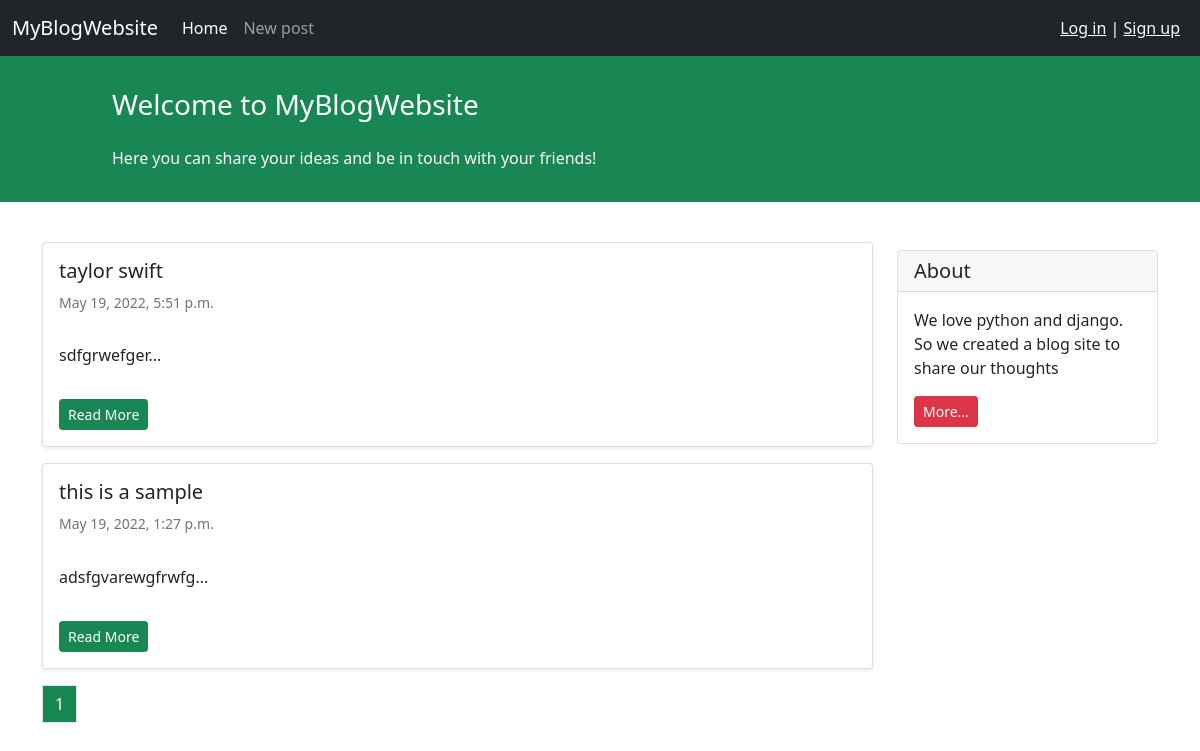
The app's page /, older data.
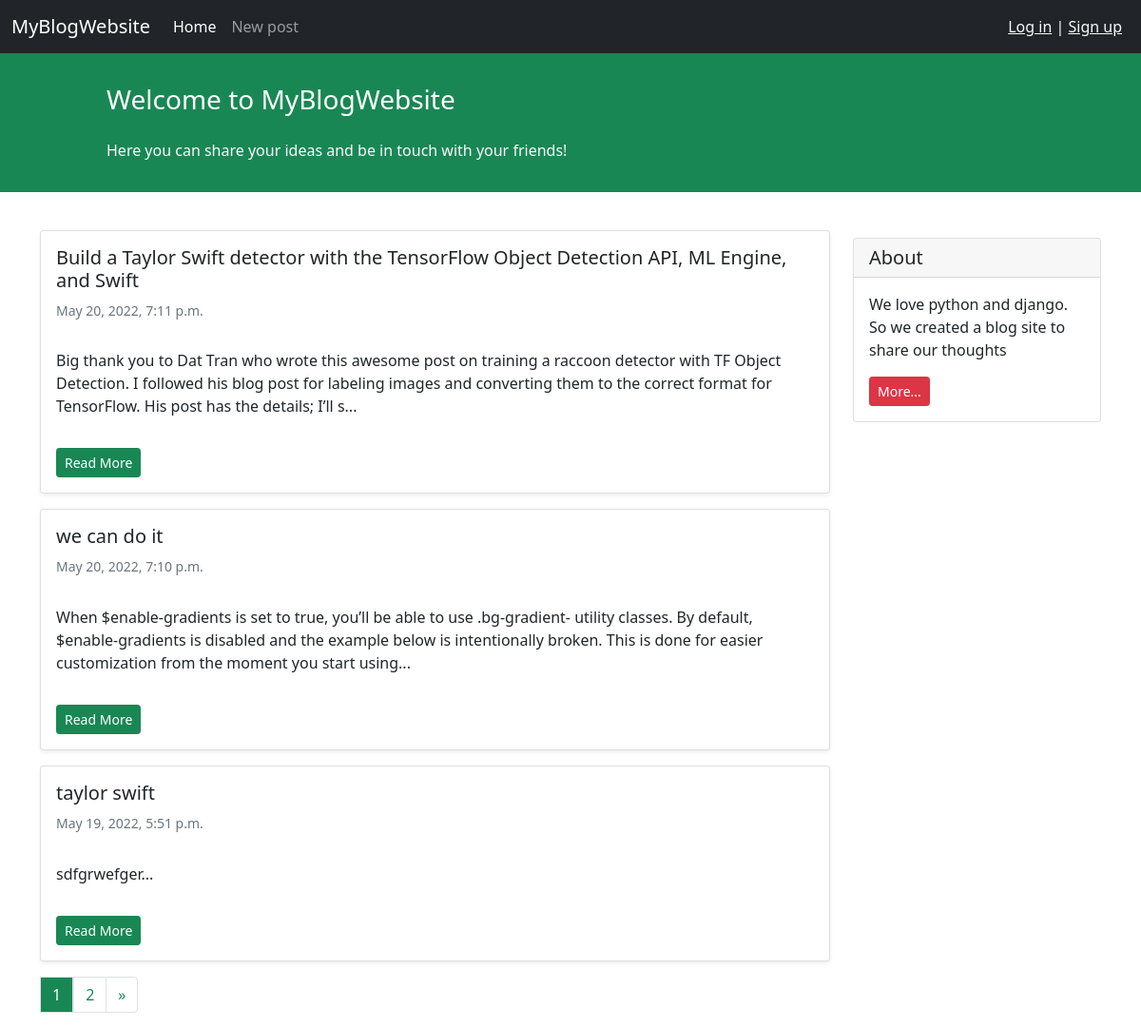
The same page, newer data.
### blog/models.py (models this page shows, shortened)
class Post(models.Model):
    STATUS_CHOICES = (
        ('published', 'Published'),
        ('draft', 'Draft'),
    )
    title = models.CharField(max_length=200)
    text = models.TextField()
    author = models.ForeignKey('auth.User', on_delete=models.CASCADE)
    datetime_created = models.DateTimeField(auto_now_add=True)
    datetime_modified = models.DateTimeField(auto_now=True)
    status = models.CharField(choices=STATUS_CHOICES, max_length=10)
    slug = models.SlugField(max_length=250, blank=False, editable=False)
    def get_absolute_url(self):
        kwargs = {
            'slug' : self.slug,
            'pk' : self.id,
        }
        return reverse('post_detail', kwargs=kwargs)

### blog/views.py (the view)
# urls.py: path('', views.PostListView.as_view(), name='post_list'),
class PostListView(generic.ListView):
    model = Post
    template_name = 'blog/posts_list.html'
    context_object_name = 'posts'
    paginate_by = 3
    def get_queryset(self):
        return Post.objects.filter(status='published').order_by('-datetime_modified')

### blog/templates/blog/posts_list.html (shortened to what this page needs)
{% extends '_base.html' %}
{% block content %}
<div class="container mt-4">
    <div class="row">
        <div class="col-9">
            {% for post in posts %}
            <div class="card shadow-sm my-3">
                <div class="card-body">
                    <h5 class="card-title">{{post.title}}</h5>
                    <h6 class="card-subtitle mb-2 text-muted small py-2">{{post.datetime_modified}}</h6>
                    <p class="card-text py-3">
                        {{post.text|slice:"250"}}...
                    </p>
                    <a href="{{ post.get_absolute_url }}" class="btn btn-sm btn-success">Read More</a>
                </div>
            </div>
            {% endfor %}
        </div>
        <div class="col-3">
                <div class="card my-4">
                    <h5 class="card-header">About</h5>
                    <div class="card-body">
                        <p class="card-text">We love python and django. So we created a blog site to share our
                            thoughts</p>
                        <a href="#"
                           class="btn btn-sm btn-danger">
                            More...
                        </a>
                    </div>
                </div>
        </div>
        <nav aria-label="Page navigation example">
            <ul class="pagination">
                {% for i in page_obj.paginator.page_range %}
                    {% if page_obj.number == i %}
                        <a href="?page={{ i }}" class="text-decoration-none">
                            <li class="page-item page-link bg-success text-white">{{ i }}</li>
                        </a>
                    {% else %}
                        <a href="?page={{ i }}" class="text-decoration-none">
                            <li class="page-item page-link text-success">{{ i }}</li>
                        </a>
                    {% endif %}
                {% endfor %}
                {% if page_obj.has_next %}
                    <li class="page-item">
                        <a class="page-link text-success" href="?page={{ page_obj.next_page_number }}" aria-label="Next">
                            <span aria-hidden="true">&raquo;</span>
                        </a>
                    </li>
                {% endif %}
            </ul>
        </nav>
    </div>
</div>
{% endblock content %}

### templates/_base.html (shortened to what this page needs)
<!doctype html>
<html lang="en">
<head>
    <link href="https://cdn.jsdelivr.net/npm/bootstrap@5.1.3/dist/css/bootstrap.min.css" rel="stylesheet"
>
</head>
<body>
<nav class="navbar navbar-expand-lg navbar-dark bg-dark">
    <div class="container-fluid">
        <a class="navbar-brand" >MyBlogWebsite</a>
        <div class="collapse navbar-collapse" id="navbarNavAltMarkup">
            <div class="navbar-nav">
                <a class="nav-link active" aria-current="page" href="{% url 'post_list' %}">Home</a>
                <a class="nav-link" href="{% url 'post_create' %}">New post</a>
            </div>
        </div>
        <div class="mx-2 text-white">
            {% if user.is_authenticated %}
               <p>Welcome {{user.username}}!</p>
                <p><a class="text-light" href="{% url 'logout' %}">Log out</a></p>
            {% else %}
                <a class="text-light" href="{% url 'login' %}">Log in</a> | <a class="text-light" href="{% url 'signup' %}">Sign up</a>
            {% endif %}
        </div>
    </div>
</nav>
<div class="container-fluid bg-success">
    <div class="row py-3">
        <div class="col-md-8 col-md-10 mx-auto">
            <h3 class="my-4 mt-3 text-white">Welcome to MyBlogWebsite</h3>
            <p class="text-light"> Here you can share your ideas and be in touch with your friends!</p>
        </div>
    </div>
</div>
        {% block content %}
        {% endblock content %}
</body>
</html>

Row changes from the older to the newer data that the page shows:
no longer on this page (row unchanged): Post: title "this is a sample", datetime_modified "May 19, 2022, 1:27 p.m.", text "adsfgvarewgfrwfg"
added Post: title "Build a Taylor Swift detector with the TensorFlow Object Detection API, ML Engine, and Swift", datetime_modified "May 20, 2022, 7:11 p.m.", text "Big thank you to Dat Tran who wrote this awesome post on training a raccoon detector with TF Object Detection. I followed his blog post for labeling images and converting them to the correct format for TensorFlow. His post has the details; I’ll s"
added Post: title "we can do it", datetime_modified "May 20, 2022, 7:10 p.m.", text "When $enable-gradients is set to true, you’ll be able to use .bg-gradient- utility classes. By default, $enable-gradients is disabled and the example below is intentionally broken. This is done for easier customization from the moment you start using"
Text that changed along with them:
new list line: "2"
